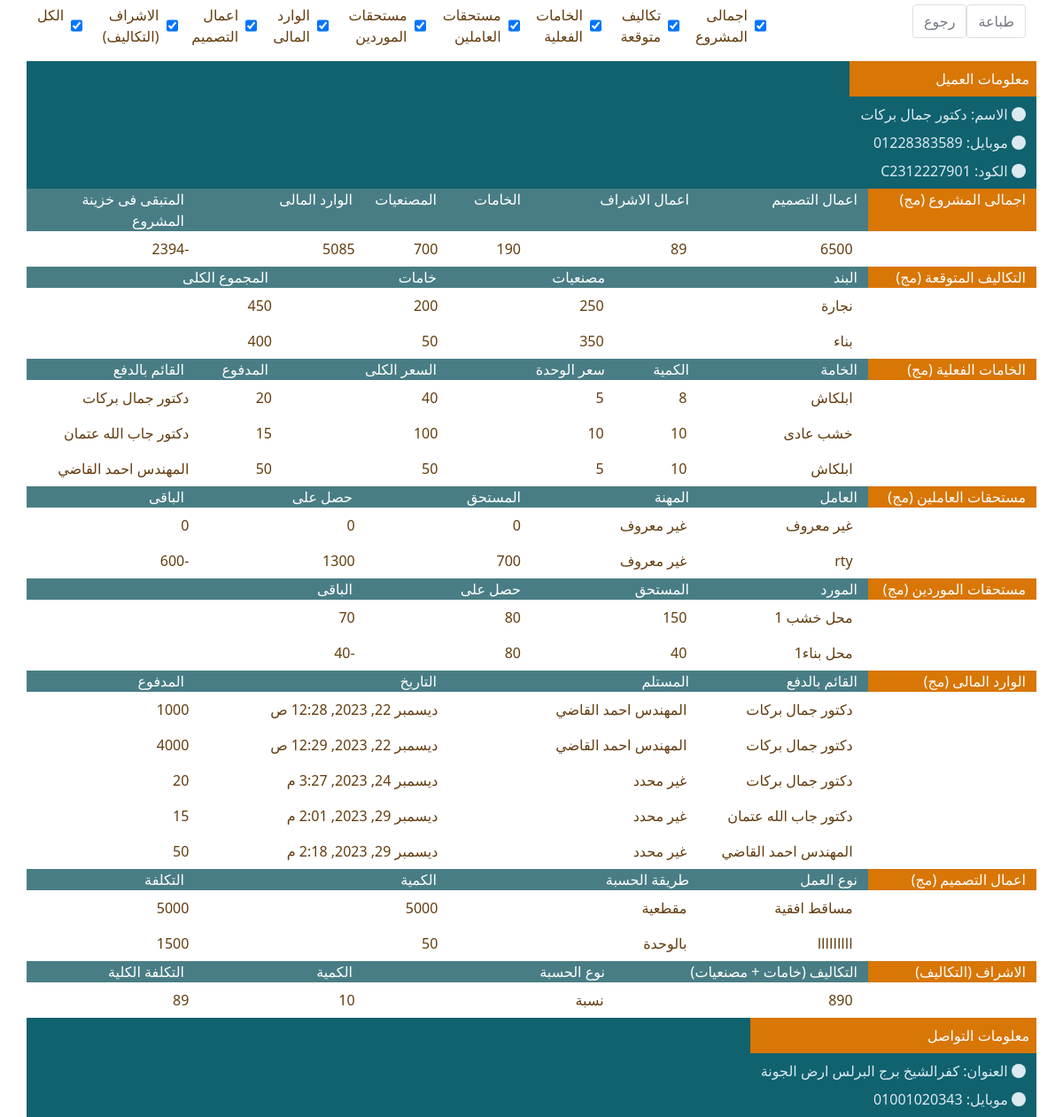
Page /invoice/3/ on the earlier database version.
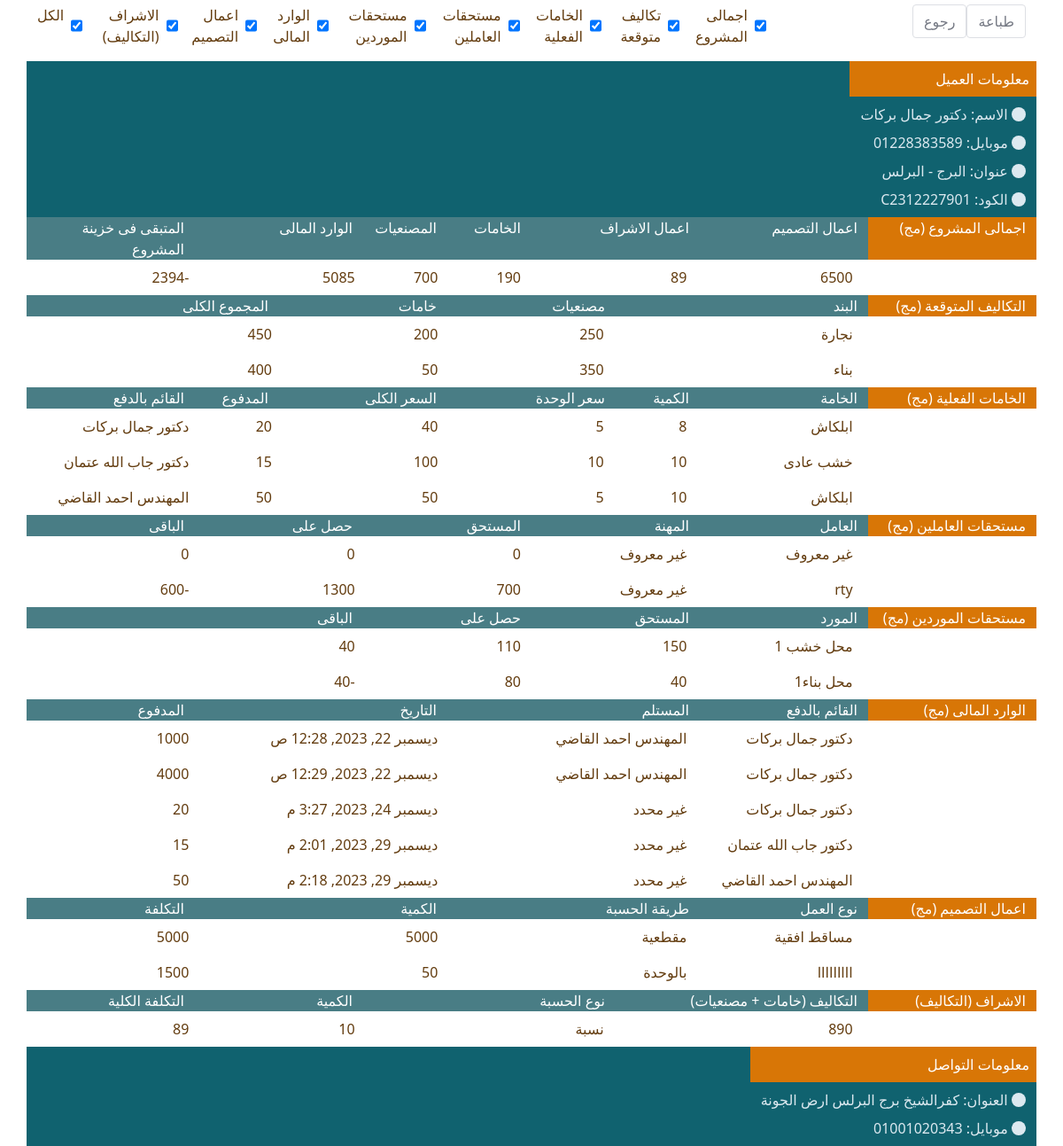
Same page on the later database version.
### userdata/models.py (models this page shows, shortened)
class MarketSources(models.Model):
    sourcemarket = models.CharField(verbose_name="الاسم", max_length=200, null=True, blank=True)
    phone_number = models.CharField(verbose_name="رقم التليفون", max_length=20, null=True, blank=True)
    address = models.CharField(verbose_name="العنوان", max_length=100, null=True, blank=True)
    class Meta:
        verbose_name_plural = ' موردين'
        verbose_name = ' مورد'

class User(models.Model):
    user_type = (
        ("C", "عميل"),
        ("E", "مهندس"),
        ("W", "عامل"),
    )
    type = models.CharField(verbose_name="النوع", choices=user_type, max_length=10, default="C", null=True, blank=True)
    name = models.CharField(verbose_name="الاسم", max_length=200, null=True, blank=True)
    phone_number = models.CharField(verbose_name="رقم التليفون", max_length=20, null=True, blank=True)
    address = models.CharField(verbose_name="العنوان", max_length=100, null=True, blank=True)
    notes = models.CharField(verbose_name="ملاحظات", max_length=200, null=True, blank=True)
    code = models.CharField(verbose_name="الكود", max_length=12, editable=False, null=True, blank=True)
    def __str__(self):
        if self.name:
            return self.name
        else:
            return '---'
    class Meta:
        verbose_name_plural = 'المستخدمين'
        verbose_name = 'مستخدم'

### maindata/views.py (the view)
# urls.py: path('invoice/<int:pk>/', invoice, name="invoice"),
def invoice(request, pk):
    obj = Project.objects.get(id = pk)
    companyinfo = CompanyInfo.objects.last()
    project_expected_costs_list = []
    project_expected_costs = ExpectedProjectCosts.objects.filter(project = obj).values('main_category_detail').annotate(total_workers_reserves = Sum('workers_reserves_cost'),total_khama = Sum('total_cost_for_this_khama'),total_sum = Sum('workers_reserves_cost') + Sum('total_cost_for_this_khama'))
    for inst in project_expected_costs:
        obj_list = []
        main_category = CategoryDetail.objects.get(id = inst['main_category_detail']).main_category
        obj_list.append(main_category)
        obj_list.append(inst['total_workers_reserves'])
        obj_list.append(inst['total_khama'])
        obj_list.append(inst['total_sum'])
        project_expected_costs_list.append(obj_list)
    designworks = DesignWork.objects.filter(project = obj)
    totaldesignworkscosts = 0
    for work in designworks :
        if work.work_cost:
            totaldesignworkscosts += work.work_cost
    engsupervisionworks = EngSupervision.objects.filter(project = obj)
    totalengsupervisionworkscosts = 0
    for work in engsupervisionworks :
        if work.work_cost:
            totalengsupervisionworkscosts += work.work_cost
    total_khamat_cost = 0
    khamat_costs = ProjectKhamatCosts.objects.filter(project = obj)
    for cost in khamat_costs:
        if cost.total_cost_for_this_khama:
            total_khamat_cost = total_khamat_cost + cost.total_cost_for_this_khama
    total_workersreserves_cost = 0
    workersreserves_costs = ProjectWorkersReserves.objects.filter(project = obj)
    for cost in workersreserves_costs:
        if cost.price:
            total_workersreserves_cost = total_workersreserves_cost + cost.price
    inpaycosts = inPay.objects.filter(project = obj)
    total_inpay_costs = 0
    for inpay in inpaycosts :
        if inpay.paid:
            total_inpay_costs += inpay.paid
    all_inpay_costs = total_inpay_costs
    total_charge = 0
    if obj.discount:
        total_charge = all_inpay_costs - totaldesignworkscosts - totalengsupervisionworkscosts - total_khamat_cost - total_workersreserves_cost  + obj.discount
    else:
        total_charge = all_inpay_costs - totaldesignworkscosts - totalengsupervisionworkscosts - total_khamat_cost - total_workersreserves_cost
    client = obj.client
    project_workersreserves = ProjectWorkersReserves.objects.filter(project = obj).values('worker').annotate(total_price = Sum('price'),total_paid = Sum('paid'))
    workersreserves = []
    for inst in project_workersreserves:
        worker_data = []
        charge = 0
        total_directly_paid = 0
        worker = ''
        worker_name = 'غير معروف'
        worker_code = 'غير معروف'
        try:
            worker = User.objects.get(id = inst['worker'])
            worker_name = worker.name
            worker_code = worker.code
        except :
            pass
        worker_job = "غير معروف"
        try:
            worker_job = Employee.objects.get(user = worker).category.category
        except:
            pass
        total_directly_paid = 0
        directly_paid_costs = ''
        try:
            directly_paid_costs = WorkerCount.objects.filter(project = obj,worker = worker)
            for cost in directly_paid_costs:
                if cost.directlyarrived:
                    total_directly_paid = total_directly_paid + cost.directlyarrived
        except:
            pass
        try:
            worker_data.append(worker.name)
            worker_data.append(worker_job)
        except:
            worker_data.append(worker_name)
            worker_data.append(worker_job)
        worker_data.append(inst['total_price'])
        all_paid = inst['total_paid'] + total_directly_paid
        worker_data.append(all_paid)
        worker_data.append(inst['total_price'] - all_paid)
        print(worker_data)
        workersreserves.append(worker_data)
    print(workersreserves)
    project_markets_reserves = ProjectKhamatCosts.objects.filter(project = obj).values('market').annotate(total_price = Sum('total_cost_for_this_khama'),total_paid = Sum('paid'))
    marketsreserves = []
    for inst in project_markets_reserves:
        market_data = []
        charge = 0
        total_directly_paid = 0
        if inst['market']:
            market = MarketSources.objects.get(id = inst['market'])
            directly_paid_costs = MarketCount.objects.filter(project = obj,source = market)
            for cost in directly_paid_costs:
                if cost.directlyarrived:
                    total_directly_paid = total_directly_paid + cost.directlyarrived
            market_data.append(market.sourcemarket)
            market_data.append(inst['total_price'])
            all_paid = inst['total_paid'] + total_directly_paid
            market_data.append(all_paid)
            market_data.append(inst['total_price'] - all_paid)
            marketsreserves.append(market_data)
    theme = Theme.objects.get(active = 1)
    logo_url = None
    if theme.logo:
        logo = theme.logo
        logo_url = logo.url
    context = {
            'project_id' : pk,
            'project' : obj,
            'project_expected_costs_list' : project_expected_costs_list,
            'totaldesignworkscosts' : totaldesignworkscosts,
            'totalengsupervisionworkscosts' : totalengsupervisionworkscosts,
            'total_khamat_cost' : total_khamat_cost,
            'total_workersreserves_cost' : total_workersreserves_cost,
            'all_inpay_costs' : all_inpay_costs,
            'total_charge' : total_charge,
            'workersreserves' : workersreserves,
            'khamat_costs' : khamat_costs,
            'marketsreserves' : marketsreserves,
            'inpaycosts' : inpaycosts,
            'designworks' : designworks,
            'engsupervisionworks' : engsupervisionworks,
            'client' : client,
            'logo_url' : logo_url,
            'companyinfo' : companyinfo,
        }
    return render(request,'maindata/invoice.html' ,context)

### worksdata/models.py (called while the page is built)
    def allcosts(self):
        total_khamat_cost = 0
        total_workersreserves_cost = 0
        khamat_costs = []
        workersreserves_costs =[]
        try:
            khamat_costs = ProjectKhamatCosts.objects.filter(project = self.project)
            workersreserves_costs = ProjectWorkersReserves.objects.filter(project = self.project)
            for cost in khamat_costs:
                if cost.total_cost_for_this_khama:
                    total_khamat_cost = total_khamat_cost + cost.total_cost_for_this_khama
            for cost in workersreserves_costs:
                if cost.price:
                    total_workersreserves_cost = total_workersreserves_cost + cost.price
        except:
            pass
        return total_khamat_cost + total_workersreserves_cost

### maindata/templates/maindata/invoice.html (shortened to what the changed rows need)
{% extends 'base.html' %}
{% load static %}
{% block content %}
        <div class="container" id="print">
            <div class="row invoice">
                <div class="col-12 col-lg-12">
                    <div class="row" style="background-color: #10626F;">
                        <div class="col align-self-start d-sm-flex justify-content-start">
                            <div class="text-grey-m2">
                                <div class="row text-white bgm py-25 ">
                                    معلومات العميل
                                </div>
                                {% if client.name %}
                                <div class="my-2"><i class="fa fa-circle text-blue-m2 text-xs mr-1"></i> <span class="text-600">الاسم:</span> {{client.name}}</div>
                                {% endif %}
                                {% if client.phone_number %}
                                <div class="my-2"><i class="fa fa-circle text-blue-m2 text-xs mr-1"></i> <span class="text-600">موبايل:</span> {{client.phone_number}}</div>
                                {% endif %}
                                {% if client.address %}
                                <div class="my-2"><i class="fa fa-circle text-blue-m2 text-xs mr-1"></i> <span class="text-600">عنوان:</span> {{client.address}}</div>
                                {% endif %}
                                {% if client.code %}
                                <div class="my-2"><i class="fa fa-circle text-blue-m2 text-xs mr-1"></i> <span class="text-600">الكود:</span> {{client.code}}</div>
                                {% endif %}
                            </div>
                        </div>
                    </div>
                    <div class="">
                            <div >
                                    {% if marketsreserves.0 %}
                                    <div class="box" id="box6">
                                            <div class="text-95 text-secondary-d3">
                                                {% for market in marketsreserves %}
                                                <div class="row mb-2 mb-sm-0 py-25">
                                                    <div class="col-2 col-sm-2"></div>
                                                    <div class="col-2 col-sm-2">{{market.0}}</div>
                                                    <div class="d-none d-sm-block col-2 col-sm-2">{{market.1}}</div>
                                                    <div class="col-2 col-sm-2">{{market.2}}</div>
                                                    <div class="col-2 col-sm-2">{{market.3}}</div>
                                                </div>
                                                {% empty %}
                                                <div class="row mb-2 mb-sm-0 py-25">
                                                <span style="color:red; text-align:center;">
                                                    لا يوجد
                                                </span>
                                            </div>
                                                {% endfor %}
                                            </div>
                                    </div>
                                    {% endif %}
                                    </div>
                    </div>
                </div>
            </div>
        </div>
{% endblock content %}

Differences in the rows shown:
changed User "دكتور جمال بركات": address (not shown) → "البرج - البرلس"
Other differences:
text now shown: "عنوان:"
new list line: "محل خشب 1"
new list line: "150 110 40"
list line gone: "محل خشب 1"
list line gone: "150 80 70"
